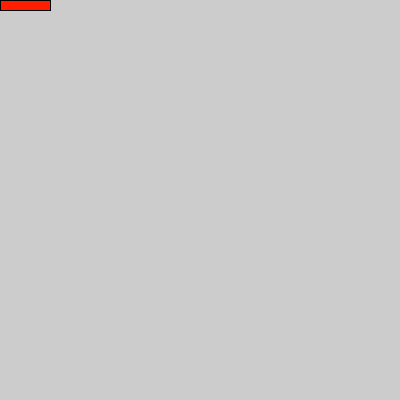
Frame 1 (no input)
Frame 60 (the mouse pressed at the canvas centre just before this capture): identical to frame 1, image omitted
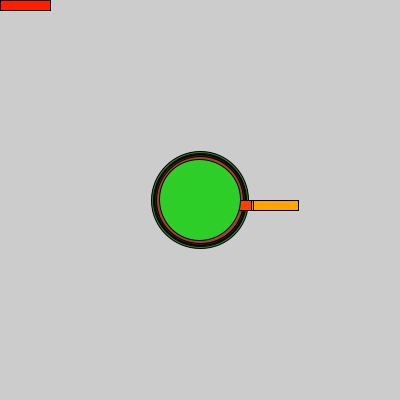
Frame 120 (the mouse held since frame 60 and released just before this capture)

The Processing sketch that drew these frames (run headless with seeded random() and noise(); from frame 60 on, the mouse is pressed at the canvas centre):

// Processing sketch: sketch_160224c
// ── sketch_160224c.pde
float meret = 50;
float x=30;
float y=60;

void setup (){
  size(400,400);
}
void draw(){
  fill(255,x,0);
  rect(mouseX,mouseY,meret,10);
  if(mousePressed){
    meret=random(0,100);
    x=random(0,255);
    y=random(0,255);
  }


  if(mousePressed){
      fill(y,x,40);
  ellipse(mouseX,mouseY,meret,meret);
    meret=random(0,100);
    x=random(0,255);
    y=random(0,255);
  }
}
